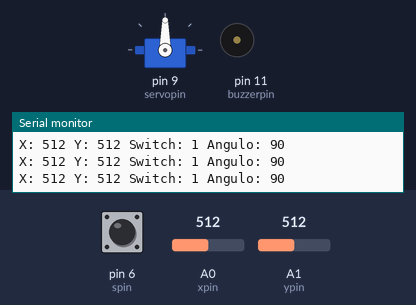
The program below on a simulated Arduino Uno, built with avr-gcc and run on an emulated ATmega328P. On the bench: servo, buzzer (waves = sounding, pin HIGH), the last lines printed to the serial monitor. The test bench sets the inputs (shaded band); at power-on: A0 (xpin) = 512, pin 6 (spin) HIGH, A1 (ypin) = 512.

Above: at 1.2 s.
1.3 s: A0 (xpin) set to 105
At 1.8 s:
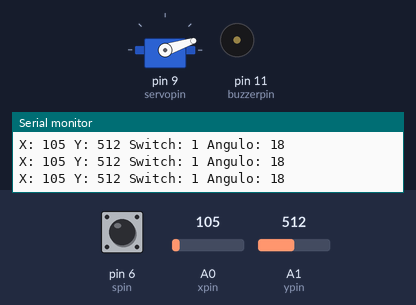
2.8 s: A0 (xpin) set to 89
5.8 s: pin 6 (spin) pulled LOW for 0.15 s
At 5.92 s:
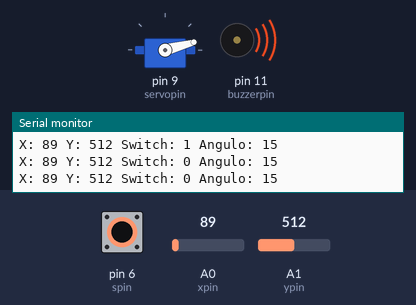
7.5 s: A0 (xpin) set to 122
At 8.7 s:
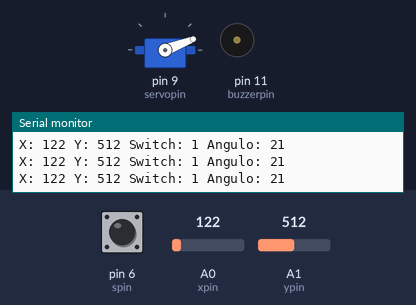
9.0 s: pin 6 (spin) pulled LOW for 1 s
At 9.7 s:
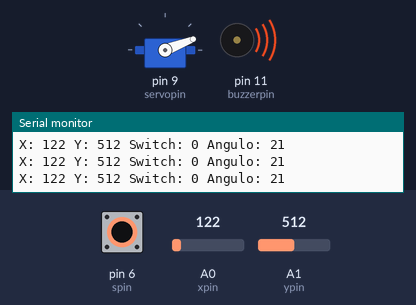
11.5 s: A0 (xpin) set to 556
At 12.0 s:
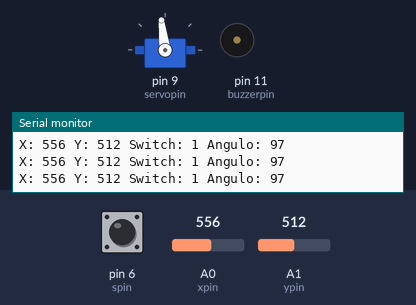
14.5 s: A0 (xpin) set to 580
At 15.3 s:
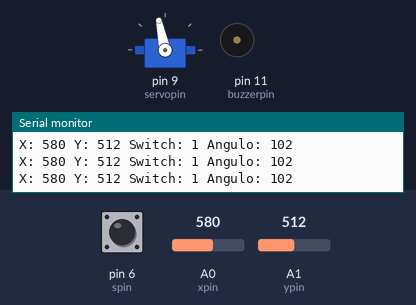
Timing chart, 0 to 17.0 s (numbered marks = the images above; inputs shaded):
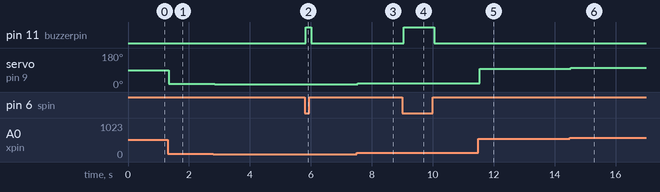

Measured:
- after the input at 1.3 s, servo on pin 9 (servopin): 90° → 18° at once
- after the input at 2.8 s, servo on pin 9 (servopin): 18° → 15° at once
- after the input at 5.8 s, pin 11 (buzzerpin): LOW → HIGH at once, → LOW 0.18 s later
- after the input at 7.5 s, servo on pin 9 (servopin): 15° → 21° at once
- after the input at 9.0 s, pin 11 (buzzerpin): LOW → HIGH after 0.05 s, → LOW 1.0 s later
- after the input at 11.5 s, servo on pin 9 (servopin): 21° → 97° at once
- after the input at 14.5 s, servo on pin 9 (servopin): 97° → 102° at once

The program:

main.cpp
```cpp
#include <Arduino.h>
#include <Servo.h>
Servo Seta;
int servopin = 9;
int servopos;
int buzzerpin = 11;
int xpin = A0;
int ypin = A1;
int spin = 6;
int xval;
int yval;
int sval;
void setup() {
  // put your setup code here, to run once:
  Serial.begin(9600);
  Seta.attach(servopin);
  pinMode(xpin, INPUT);
  pinMode(ypin, INPUT);
  pinMode(spin, INPUT);
  pinMode(buzzerpin, OUTPUT);
  digitalWrite(spin, 1);
}

void loop() {
  xval = analogRead(xpin);
  yval = analogRead(ypin);
  sval = digitalRead(spin);
  Serial.print("X: ");
  Serial.print(xval);
  Serial.print(" Y: ");
  Serial.print(yval);
  Serial.print(" Switch: ");
  Serial.print(sval);

  servopos = (180./1023.)*xval ;
  Seta.write(servopos);
  Serial.print(" Angulo: ");
  Serial.println(servopos);
  if (sval == 1){
    digitalWrite(buzzerpin, LOW);
  }else{
    digitalWrite(buzzerpin, HIGH);
  }
}
```
